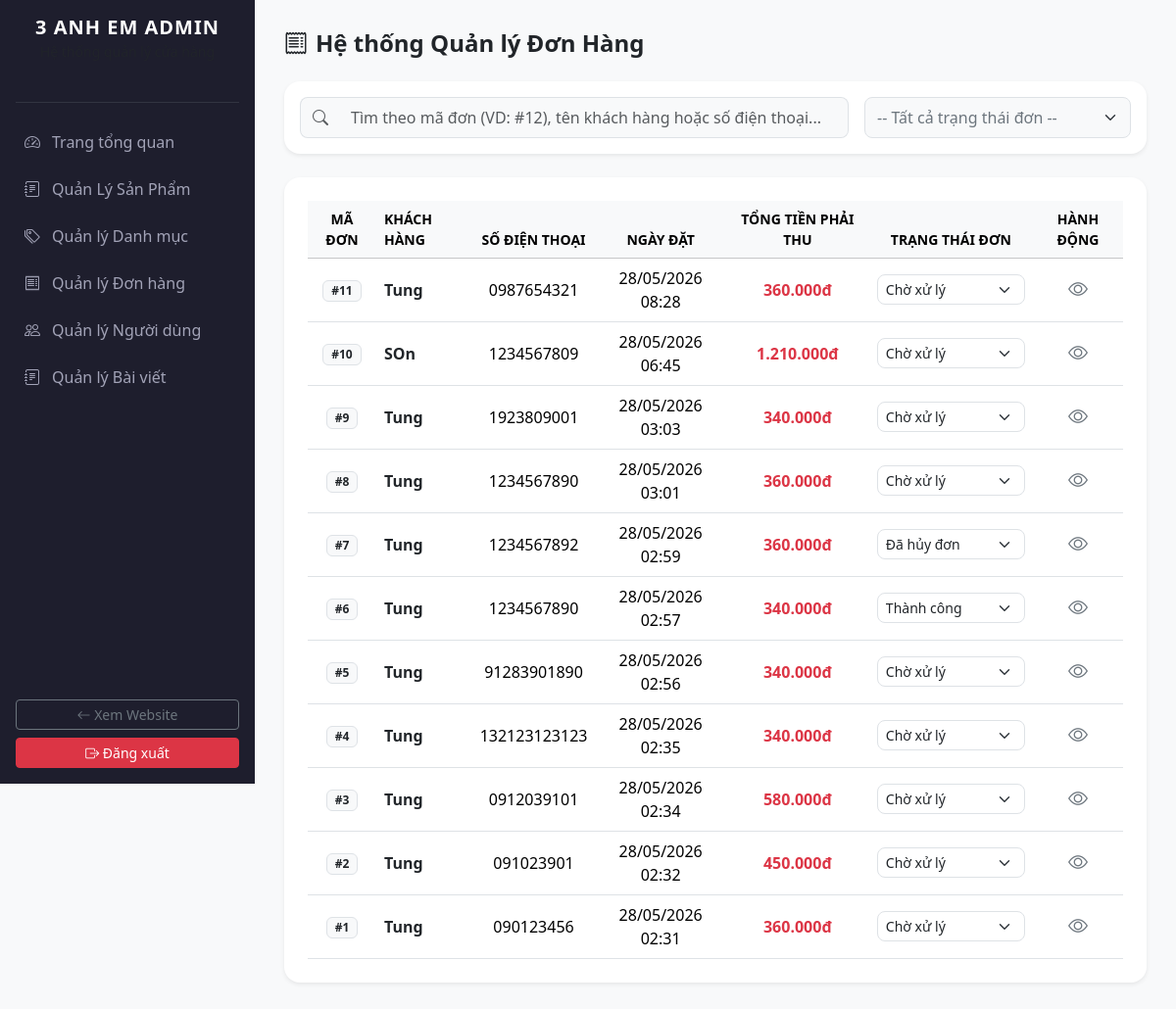
The app's page /phomai3anhem/admin/orders.php (signed in) with its own data.
### tables this page shows
CREATE TABLE `orders` (
  `id` int(11) NOT NULL,
  `user_id` int(11) DEFAULT NULL,
  `full_name` varchar(255) NOT NULL,
  `email` varchar(255) NOT NULL,
  `phone` varchar(20) NOT NULL,
  `address` text NOT NULL,
  `note` text DEFAULT NULL,
  `total_money` int(11) NOT NULL,
  `status` varchar(50) DEFAULT 'pending',
  `created_at` timestamp NOT NULL DEFAULT current_timestamp()
);

### phomai3anhem/admin/orders.php (the view, shortened to what this page needs)
<?php
include_once '../config/db.php';
include_once 'includes/header.php';
$orders = $pdo->query("SELECT * FROM orders ORDER BY id DESC")->fetchAll();
?>
<div class="mb-4">
    <h4 class="fw-bold text-dark"><i class="bi bi-receipt me-2"></i>Hệ thống Quản lý Đơn Hàng</h4>
</div>
<div class="card border-0 shadow-sm rounded-4 p-3 bg-white mb-4">
    <div class="row g-3">
        <div class="col-12 col-md-7 col-lg-8">
            <div class="input-group">
                <span class="input-group-text bg-light border-end-0 text-muted rounded-start-3"><i class="bi bi-search"></i></span>
                <input type="text" id="searchOrderInput" class="form-control bg-light border-start-0 rounded-end-3 py-2 small" placeholder="Tìm theo mã đơn (VD: #12), tên khách hàng hoặc số điện thoại..." onkeyup="filterAdminOrders()">
            </div>
        </div>
        <div class="col-12 col-md-5 col-lg-4">
            <select id="filterStatusSelect" class="form-select bg-light rounded-3 py-2 small text-secondary" onchange="filterAdminOrders()">
                <option value="all">-- Tất cả trạng thái đơn --</option>
            </select>
        </div>
    </div>
</div>
<div class="card admin-card bg-white border-0 shadow-sm rounded-4 p-4">
    <div class="table-responsive">
        <table class="table table-hover align-middle text-center m-0" id="adminOrdersTable">
            <thead class="table-light text-secondary small text-uppercase">
                <tr>
                    <th>Mã đơn</th>
                    <th class="text-start">Khách hàng</th>
                    <th>Số điện thoại</th>
                    <th>Ngày đặt</th>
                    <th>Tổng tiền phải thu</th>
                    <th>Trạng thái đơn</th>
                    <th>Hành động</th>
                </tr>
            </thead>
            <tbody>
                <?php if (count($orders) > 0): ?>
                    <?php foreach($orders as $o): ?>
                    <tr class="order-data-row"
                        data-id="#<?php echo $o['id']; ?>"
                        data-customer="<?php echo mb_strtolower(htmlspecialchars($o['full_name']), 'UTF-8'); ?>"
                        data-phone="<?php echo htmlspecialchars($o['phone']); ?>"
                        data-status="<?php echo strtolower(htmlspecialchars($o['status'])); ?>">
                        <td><span class="badge bg-light text-dark border">#<?php echo $o['id']; ?></span></td>
                        <td class="text-start fw-bold text-dark"><?php echo htmlspecialchars($o['full_name']); ?></td>
                        <td><?php echo htmlspecialchars($o['phone']); ?></td>
                        <td><?php echo date('d/m/Y H:i', strtotime($o['created_at'])); ?></td>
                        <td class="text-danger fw-bold"><?php echo number_format($o['total_money'], 0, ',', '.'); ?>đ</td>
                        <td>
                            <select class="form-select form-select-sm d-inline-block w-auto rounded-3 change-order-status" data-id="<?php echo $o['id']; ?>">
                                <option value="pending" <?php echo $o['status']=='pending'?'selected':''; ?>>Chờ xử lý</option>
                                <option value="completed" <?php echo $o['status']=='completed'?'selected':''; ?>>Thành công</option>
                                <option value="cancelled" <?php echo $o['status']=='cancelled'?'selected':''; ?>>Đã hủy đơn</option>
                            </select>
                        </td>
                        <td>
                            <div class="btn-group gap-1">
                                <a href="orders-detail.php?id=<?php echo $o['id']; ?>" class="btn btn-sm btn-outline-secondary rounded-3 border-0 px-2" title="Xem chi tiết">
                                    <i class="bi bi-eye fs-5"></i>
                                </a>
                            </div>
                        </td>
                    </tr>
                    <?php endforeach; ?>
                <?php else: ?>
                    <tr>
                        <td colspan="7" class="text-center text-muted py-4">Chưa có đơn hàng nào trong hệ thống.</td>
                    </tr>
                <?php endif; ?>
            </tbody>
        </table>
    </div>
</div>
<?php include_once 'includes/footer.php'; ?>

### phomai3anhem/assets/css/style.css (style rules this page uses)
:root { --primary-gold: #E5A93B; --bg-cream: #FDFBF7; --text-charcoal: #2C2C2C; --glass-bg: rgba(255, 255, 255, 0.7); --glass-border: rgba(255, 255, 255, 0.4); --glass-blur: blur(12px); }
body { background-color: var(--bg-cream); color: var(--text-charcoal); font-family: 'Segoe UI', Tahoma, Geneva, Verdana, sans-serif; overflow-x: hidden; }

### phomai3anhem/admin/includes/header.php (style rules this page uses)
:root { --sidebar-width: 260px; --gold-color: #cca43b; }
body { background-color: #f8f9fa; font-family: 'Segoe UI', system-ui, sans-serif; }
.admin-card { border: none; border-radius: 12px; box-shadow: 0 4px 12px rgba(0,0,0,0.05); }

### records on screen
orders: id "11", full_name "Tung", phone "0987654321", created_at "28/05/2026 08:28", total_money "360.000", status+id "Chờ xử lý"
orders: id "10", full_name "SOn", phone "1234567809", created_at "28/05/2026 06:45", total_money "1.210.000", status+id "Chờ xử lý"
orders: id "9", full_name "Tung", phone "1923809001", created_at "28/05/2026 03:03", total_money "340.000", status+id "Chờ xử lý"
orders: id "8", full_name "Tung", phone "1234567890", created_at "28/05/2026 03:01", total_money "360.000", status+id "Chờ xử lý"
orders: id "7", full_name "Tung", phone "1234567892", created_at "28/05/2026 02:59", total_money "360.000", status+id "Đã hủy đơn"
orders: id "6", full_name "Tung", phone "1234567890", created_at "28/05/2026 02:57", total_money "340.000", status+id "Thành công"
orders: id "5", full_name "Tung", phone "91283901890", created_at "28/05/2026 02:56", total_money "340.000", status+id "Chờ xử lý"
orders: id "4", full_name "Tung", phone "132123123123", created_at "28/05/2026 02:35", total_money "340.000", status+id "Chờ xử lý"
orders: id "3", full_name "Tung", phone "0912039101", created_at "28/05/2026 02:34", total_money "580.000", status+id "Chờ xử lý"
orders: id "2", full_name "Tung", phone "091023901", created_at "28/05/2026 02:32", total_money "450.000", status+id "Chờ xử lý"
orders: id "1", full_name "Tung", phone "090123456", created_at "28/05/2026 02:31", total_money "360.000", status+id "Chờ xử lý"
